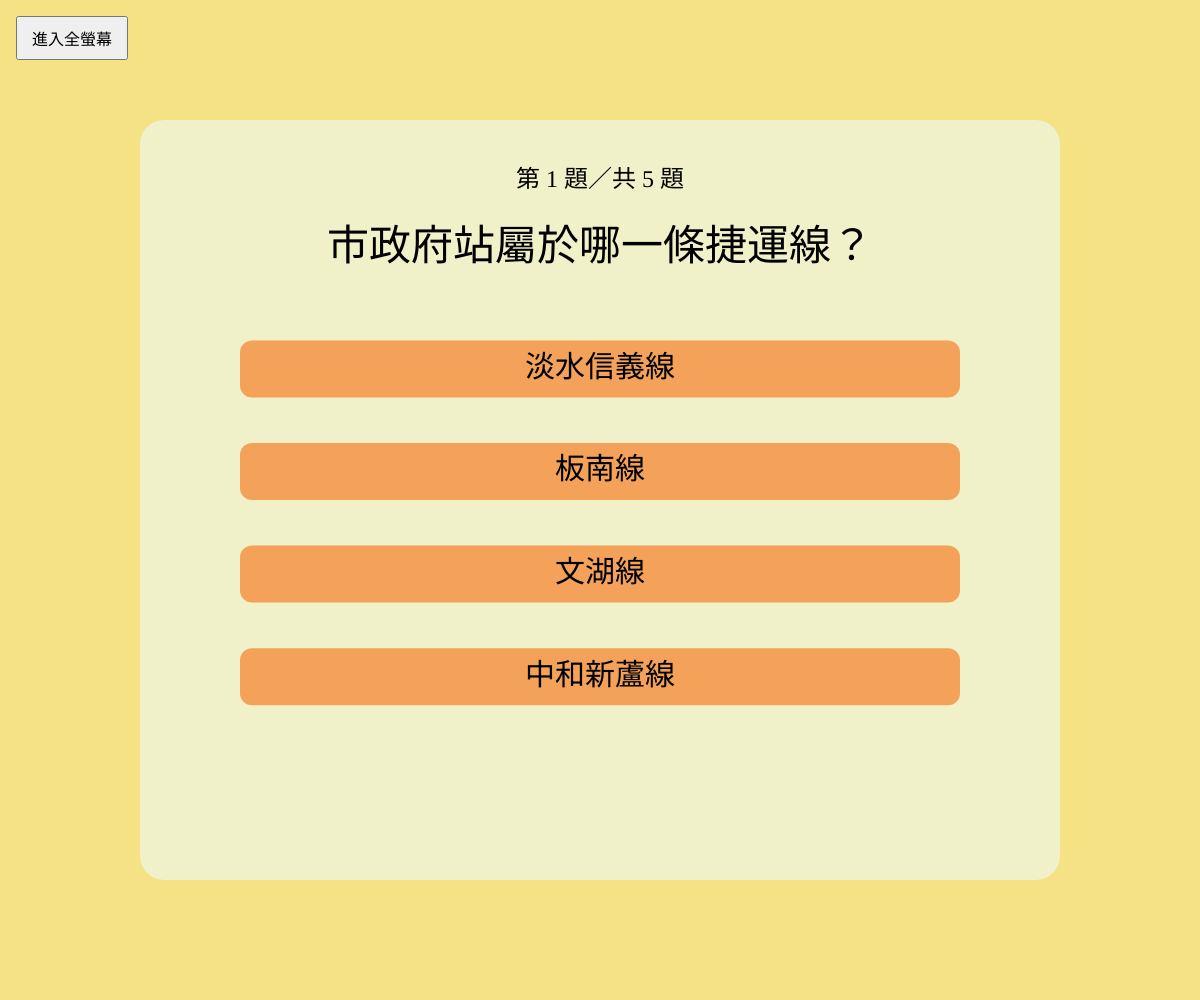
Frame 1 (no input)
Frame 60 (no input): identical to frame 1, image omitted
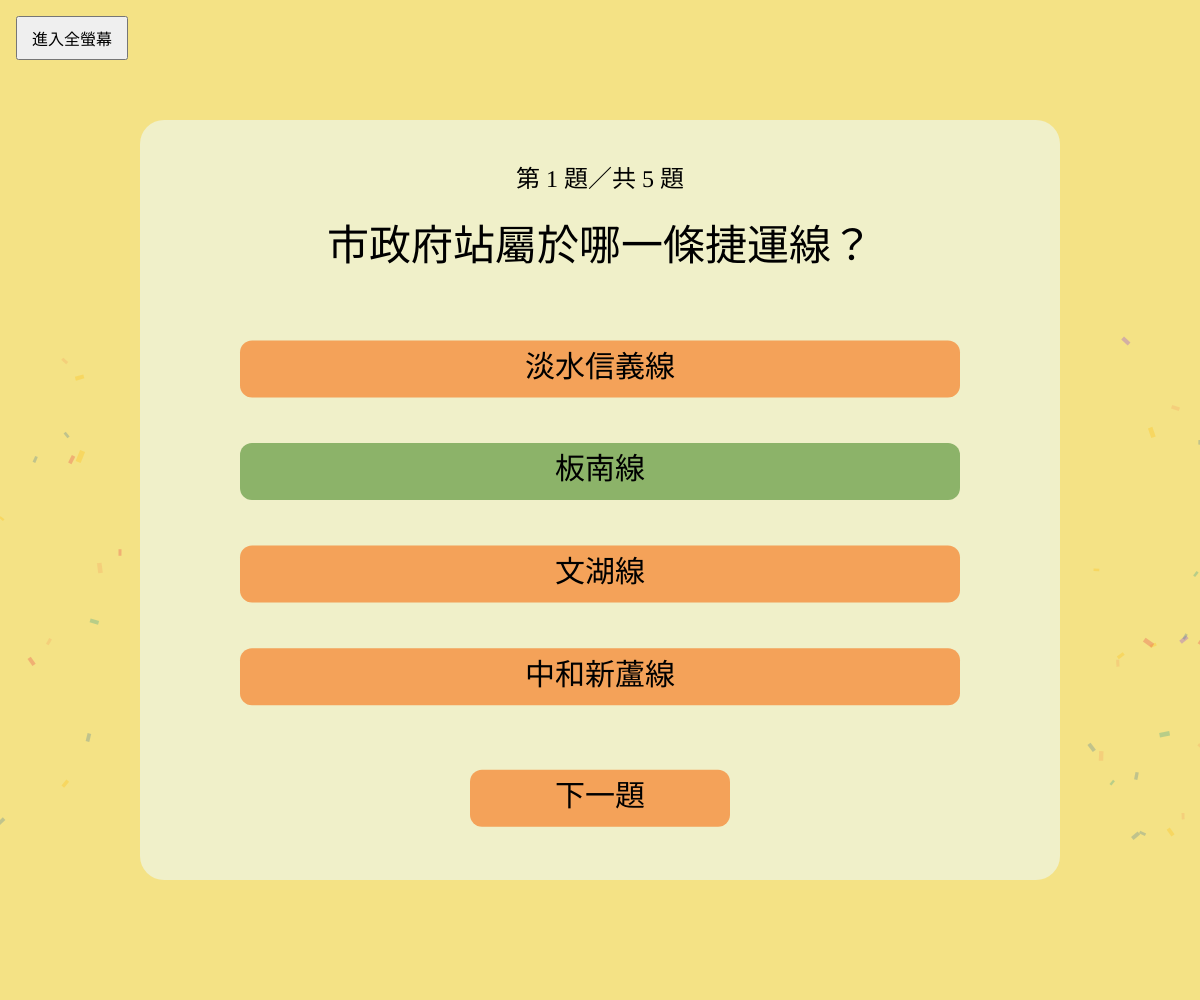
Frame 120 (the mouse pressed at the canvas centre since frame 60)

The p5.js sketch that drew these frames (run headless with seeded random() and noise() and a simulated clock; from frame 60 on, the mouse is pressed at the canvas centre):

// p5.js sketch
// ── sketch.js
// 建立響應式網頁設定
(function () {
  // 建立 viewport 標籤
  const viewport = document.createElement("meta");

  // 設定 viewport 標籤名稱
  viewport.name = "viewport";

  // 設定手機瀏覽器的縮放方式
  viewport.content = "width=device-width, initial-scale=1.0, maximum-scale=1.0, user-scalable=no";

  // 將 viewport 加入網頁 head
  document.head.appendChild(viewport);

  // 建立網頁樣式標籤
  const style = document.createElement("style");

  // 設定網頁樣式
  style.innerHTML = `
    html,
    body {
      margin: 0;
      padding: 0;
      width: 100%;
      height: 100%;
      overflow: hidden;
      background: #f4e285;
    }

    canvas {
      display: block;
      width: 100vw;
      height: 100vh;
      touch-action: none;
    }

    button {
      font-family: sans-serif;
    }
  `;

  // 將樣式加入網頁 head
  document.head.appendChild(style);
})();

// 宣告題目資料
const questions = [
  // 第一題
  {
    station: "市政府",
    correctLine: "板南線"
  },

  // 第二題
  {
    station: "南港",
    correctLine: "板南線"
  },

  // 第三題
  {
    station: "台北101／世貿",
    correctLine: "淡水信義線"
  },

  // 第四題
  {
    station: "象山",
    correctLine: "淡水信義線"
  },

  // 第五題
  {
    station: "龍山寺",
    correctLine: "板南線"
  }
];

// 宣告所有可使用的捷運路線
const allLines = [
  "板南線",
  "淡水信義線",
  "文湖線",
  "松山新店線",
  "中和新蘆線"
];

// 記錄目前題目編號
let currentQuestion = 0;

// 記錄答對題數
let score = 0;

// 記錄目前是否已經作答
let answered = false;

// 記錄使用者選擇的選項
let selectedOption = -1;

// 記錄答案是否正確
let answerIsCorrect = false;

// 記錄是否顯示結果畫面
let showResult = false;

// 記錄目前題目的選項
let options = [];

// 記錄每個選項的位置
let optionBoxes = [];

// 記錄內容面板位置與大小
let panelX = 0;
let panelY = 0;
let panelWidth = 0;
let panelHeight = 0;

// 記錄選項尺寸
let optionX = 0;
let optionWidth = 0;
let optionHeight = 0;
let optionGap = 0;
let optionStartY = 0;

// 記錄題目與選項文字大小
let questionFontSize = 0;
let optionFontSize = 0;
let smallFontSize = 0;

// 記錄下一題按鈕位置與大小
let nextButtonX = 0;
let nextButtonY = 0;
let nextButtonWidth = 0;
let nextButtonHeight = 0;

// 記錄重新開始按鈕位置與大小
let restartButtonX = 0;
let restartButtonY = 0;
let restartButtonWidth = 0;
let restartButtonHeight = 0;

// 記錄彩帶粒子
let confettiParticles = [];

// 記錄錯誤叉叉動畫
let wrongCrossEffects = [];

// 記錄上一次觸控時間
let lastTouchTime = 0;

// 記錄是否顯示全螢幕按鈕
let fullscreenButton;

// p5.js 初始化函式
function setup() {
  // 建立與瀏覽器視窗一樣大的畫布
  createCanvas(windowWidth, windowHeight);

  // 設定中文字型
  textFont("Noto Sans TC");

  // 設定矩形從左上角繪製
  rectMode(CORNER);

  // 預設不繪製外框
  noStroke();

  // 建立全螢幕按鈕
  fullscreenButton = createButton("進入全螢幕");

  // 設定全螢幕按鈕大小
  fullscreenButton.style("font-size", "16px");

  // 設定全螢幕按鈕內距
  fullscreenButton.style("padding", "8px 14px");

  // 設定全螢幕按鈕位置
  fullscreenButton.position(16, 16);

  // 設定全螢幕按鈕點擊事件
  fullscreenButton.mousePressed(toggleFullscreen);

  // 初始化題目
  initializeQuestion();

  // 計算響應式版面
  updateLayout();
}

// 切換全螢幕模式
function toggleFullscreen() {
  // 取得目前全螢幕狀態
  const currentState = fullscreen();

  // 切換全螢幕狀態
  fullscreen(!currentState);

  // 如果即將進入全螢幕，隱藏按鈕
  if (!currentState) {
    fullscreenButton.hide();
  } else {
    // 如果即將離開全螢幕，顯示按鈕
    fullscreenButton.show();
  }
}

// 當視窗大小變更時執行
function windowResized() {
  // 重新調整畫布大小
  resizeCanvas(windowWidth, windowHeight);

  // 重新計算響應式版面
  updateLayout();
}

// 計算響應式版面
function updateLayout() {
  // 取得螢幕寬高比例
  const screenRatio = width / height;

  // 判斷是否為手機直向畫面
  const isPortrait = height > width;

  // 設定面板寬度
  panelWidth = min(width * 0.92, 920);

  // 設定面板高度
  panelHeight = min(height * 0.88, 760);

  // 手機直向時縮小面板高度
  if (isPortrait && height < 720) {
    panelHeight = height * 0.94;
  }

  // 確保面板不超出畫面高度
  panelHeight = min(panelHeight, height - 20);

  // 計算面板水平位置
  panelX = (width - panelWidth) / 2;

  // 計算面板垂直位置
  panelY = (height - panelHeight) / 2;

  // 設定題目文字大小
  questionFontSize = constrain(
    min(width * 0.045, height * 0.055),
    20,
    42
  );

  // 手機直向時縮小題目字體
  if (isPortrait && height < 700) {
    questionFontSize = constrain(height * 0.038, 17, 28);
  }

  // 設定選項文字大小
  optionFontSize = constrain(
    min(width * 0.032, height * 0.042),
    16,
    30
  );

  // 手機直向時縮小選項文字
  if (isPortrait && height < 700) {
    optionFontSize = constrain(height * 0.027, 15, 22);
  }

  // 設定小型文字大小
  smallFontSize = constrain(
    min(width * 0.022, height * 0.03),
    14,
    24
  );

  // 設定選項寬度
  optionWidth = min(panelWidth * 0.82, 720);

  // 計算選項水平位置
  optionX = width / 2 - optionWidth / 2;

  // 設定選項高度
  optionHeight = max(optionFontSize * 1.9, 46);

  // 手機直向時縮小選項高度
  if (isPortrait && height < 700) {
    optionHeight = max(optionFontSize * 1.65, 42);
  }

  // 計算可使用的選項區域高度
  const availableOptionHeight = panelHeight * 0.48;

  // 計算四個選項之間的合理間距
  optionGap = (availableOptionHeight - optionHeight * 4) / 3;

  // 設定選項間距的最小值
  optionGap = max(optionGap, 8);

  // 手機小螢幕時進一步縮小間距
  if (isPortrait && height < 700) {
    optionGap = 8;
  }

  // 計算選項起始位置
  optionStartY = panelY + panelHeight * 0.29;

  // 設定下一題按鈕寬度
  nextButtonWidth = min(panelWidth * 0.38, 260);

  // 設定下一題按鈕高度
  nextButtonHeight = max(optionHeight, 44);

  // 計算下一題按鈕水平位置
  nextButtonX = width / 2 - nextButtonWidth / 2;

  // 計算下一題按鈕垂直位置
  nextButtonY = panelY + panelHeight - nextButtonHeight - panelHeight * 0.07;

  // 設定重新開始按鈕寬度
  restartButtonWidth = nextButtonWidth;

  // 設定重新開始按鈕高度
  restartButtonHeight = nextButtonHeight;

  // 計算重新開始按鈕水平位置
  restartButtonX = width / 2 - restartButtonWidth / 2;

  // 計算重新開始按鈕垂直位置
  restartButtonY = panelY + panelHeight * 0.67;

  // 重新計算選項位置
  calculateOptionBoxes();
}

// 計算所有選項的位置
function calculateOptionBoxes() {
  // 清除舊的選項位置資料
  optionBoxes = [];

  // 逐一建立四個選項的位置資料
  for (let i = 0; i < 4; i++) {
    // 計算選項垂直位置
    const y = optionStartY + i * (optionHeight + optionGap);

    // 將選項位置加入陣列
    optionBoxes.push({
      x: optionX,
      y: y,
      width: optionWidth,
      height: optionHeight,
      drawnY: y
    });
  }
}

// 初始化題目
function initializeQuestion() {
  // 設定尚未作答
  answered = false;

  // 清除選擇的選項
  selectedOption = -1;

  // 清除答案正確狀態
  answerIsCorrect = false;

  // 清除彩帶
  confettiParticles = [];

  // 清除叉叉
  wrongCrossEffects = [];

  // 取得正確路線
  const correctLine = questions[currentQuestion].correctLine;

  // 取得所有錯誤路線
  const incorrectLines = allLines.filter(
    line => line !== correctLine
  );

  // 將錯誤路線隨機排序
  shuffle(incorrectLines, true);

  // 建立四個選項
  options = [
    correctLine,
    incorrectLines[0],
    incorrectLines[1],
    incorrectLines[2]
  ];

  // 將四個選項隨機排序
  shuffle(options, true);

  // 確保版面資料同步更新
  updateLayout();
}

// p5.js 主要繪圖函式
function draw() {
  // 繪製背景顏色
  background("#f4e285");

  // 如果正在顯示結果畫面
  if (showResult) {
    // 繪製結果畫面
    drawResultScreen();
  } else {
    // 繪製測驗畫面
    drawQuizScreen();
  }

  // 更新彩帶動畫
  updateConfetti();

  // 更新錯誤叉叉動畫
  updateWrongCrosses();
}

// 繪製測驗畫面
function drawQuizScreen() {
  // 繪製內容面板
  fill("#f0f0c9");

  // 移除面板外框
  noStroke();

  // 繪製面板
  rect(
    panelX,
    panelY,
    panelWidth,
    panelHeight,
    24
  );

  // 設定文字置中
  textAlign(CENTER, CENTER);

  // 設定文字顏色
  fill("#000000");

  // 設定題號文字大小
  textSize(smallFontSize);

  // 顯示題號
  text(
    "第 " + (currentQuestion + 1) + " 題／共 " + questions.length + " 題",
    width / 2,
    panelY + panelHeight * 0.08
  );

  // 設定題目文字大小
  textSize(questionFontSize);

  // 顯示題目
  text(
    questions[currentQuestion].station + "站屬於哪一條捷運線？",
    width / 2,
    panelY + panelHeight * 0.17
  );

  // 每次繪製前重新計算選項位置
  calculateOptionBoxes();

  // 繪製四個選項
  for (let i = 0; i < 4; i++) {
    // 取得目前選項資料
    const box = optionBoxes[i];

    // 判斷是否為正確答案
    const isCorrect =
      options[i] === questions[currentQuestion].correctLine;

    // 設定選項上下跳動量
    let jumpOffset = 0;

    // 設定選項預設顏色
    let optionColor = "#f4a259";

    // 如果已經作答
    if (answered) {
      // 如果是正確答案
      if (isCorrect) {
        // 設定正確答案顏色
        optionColor = "#8cb369";

        // 答錯時讓正確答案上下跳動
        if (!answerIsCorrect) {
          jumpOffset = sin(frameCount * 0.22) * 10;
        }
      }

      // 如果是使用者選錯的選項
      if (!answerIsCorrect && i === selectedOption) {
        // 設定錯誤選項顏色
        optionColor = "#bc4b51";
      }
    }

    // 更新實際繪製的 Y 座標
    box.drawnY = box.y + jumpOffset;

    // 設定選項顏色
    fill(optionColor);

    // 繪製選項方塊
    rect(
      box.x,
      box.drawnY,
      box.width,
      box.height,
      12
    );

    // 設定選項文字顏色
    fill("#000000");

    // 設定選項文字大小
    textSize(optionFontSize);

    // 顯示選項文字
    text(
      options[i],
      width / 2,
      box.drawnY + box.height / 2
    );
  }

  // 如果已作答，顯示下一題按鈕
  if (answered) {
    // 繪製下一題按鈕
    drawNextButton();
  }
}

// 繪製下一題按鈕
function drawNextButton() {
  // 設定按鈕顏色
  fill("#f4a259");

  // 繪製按鈕
  rect(
    nextButtonX,
    nextButtonY,
    nextButtonWidth,
    nextButtonHeight,
    12
  );

  // 設定按鈕文字顏色
  fill("#000000");

  // 設定按鈕文字大小
  textSize(optionFontSize);

  // 判斷目前是否為最後一題
  if (currentQuestion === questions.length - 1) {
    // 顯示查看結果
    text(
      "查看結果",
      width / 2,
      nextButtonY + nextButtonHeight / 2
    );
  } else {
    // 顯示下一題
    text(
      "下一題",
      width / 2,
      nextButtonY + nextButtonHeight / 2
    );
  }
}

// 繪製結果畫面
function drawResultScreen() {
  // 繪製結果面板
  fill("#f0f0c9");

  // 繪製面板
  rect(
    panelX,
    panelY,
    panelWidth,
    panelHeight,
    24
  );

  // 設定文字置中
  textAlign(CENTER, CENTER);

  // 設定文字顏色
  fill("#000000");

  // 設定標題文字大小
  textSize(questionFontSize * 1.2);

  // 顯示結束文字
  text(
    "測驗結束！",
    width / 2,
    panelY + panelHeight * 0.28
  );

  // 設定成績文字大小
  textSize(questionFontSize);

  // 顯示答對題數
  text(
    "你答對了 " + score + "／" + questions.length + " 題",
    width / 2,
    panelY + panelHeight * 0.43
  );

  // 設定重新開始按鈕顏色
  fill("#f4a259");

  // 繪製重新開始按鈕
  rect(
    restartButtonX,
    restartButtonY,
    restartButtonWidth,
    restartButtonHeight,
    12
  );

  // 設定重新開始文字顏色
  fill("#000000");

  // 設定重新開始文字大小
  textSize(optionFontSize);

  // 顯示重新開始
  text(
    "重新開始",
    width / 2,
    restartButtonY + restartButtonHeight / 2
  );
}

// 處理滑鼠點擊
function mousePressed() {
  // 取得目前時間
  const currentTime = millis();

  // 如果剛剛已經觸控過，就避免瀏覽器再次觸發滑鼠事件
  if (currentTime - lastTouchTime < 400) {
    return false;
  }

  // 處理點擊位置
  handleClick(mouseX, mouseY);

  // 阻止瀏覽器預設行為
  return false;
}

// 處理觸控事件
function touchStarted() {
  // 記錄目前觸控時間
  lastTouchTime = millis();

  // 如果沒有觸控點，就結束處理
  if (touches.length === 0) {
    return false;
  }

  // 取得第一個觸控點
  const touchPoint = touches[0];

  // 處理觸控位置
  handleClick(touchPoint.x, touchPoint.y);

  // 阻止瀏覽器預設行為
  return false;
}

// 處理滑鼠與觸控點擊
function handleClick(x, y) {
  // 如果正在顯示結果畫面
  if (showResult) {
    // 判斷是否點擊重新開始按鈕
    if (
      x >= restartButtonX &&
      x <= restartButtonX + restartButtonWidth &&
      y >= restartButtonY &&
      y <= restartButtonY + restartButtonHeight
    ) {
      // 回到第一題
      currentQuestion = 0;

      // 將分數歸零
      score = 0;

      // 關閉結果畫面
      showResult = false;

      // 初始化題目
      initializeQuestion();
    }

    // 結果畫面處理結束
    return;
  }

  // 如果尚未作答
  if (!answered) {
    // 逐一檢查四個選項
    for (let i = 0; i < optionBoxes.length; i++) {
      // 取得目前選項
      const box = optionBoxes[i];

      // 判斷點擊是否落在選項內
      if (
        x >= box.x &&
        x <= box.x + box.width &&
        y >= box.y &&
        y <= box.y + box.height
      ) {
        // 記錄選擇的選項
        selectedOption = i;

        // 設定已經作答
        answered = true;

        // 判斷答案是否正確
        answerIsCorrect =
          options[i] === questions[currentQuestion].correctLine;

        // 如果答對
        if (answerIsCorrect) {
          // 增加分數
          score++;

          // 從選項左右兩側產生彩帶
          spawnConfetti(box);
        } else {
          // 從錯誤選項左右兩側產生叉叉
          spawnWrongCrosses(box);
        }

        // 重新繪製畫面
        redraw();

        // 結束點擊處理
        return;
      }
    }

    // 尚未作答時不處理其他區域
    return;
  }

  // 判斷是否點擊下一題按鈕
  if (
    x >= nextButtonX &&
    x <= nextButtonX + nextButtonWidth &&
    y >= nextButtonY &&
    y <= nextButtonY + nextButtonHeight
  ) {
    // 如果還有下一題
    if (currentQuestion < questions.length - 1) {
      // 進入下一題
      currentQuestion++;

      // 初始化下一題
      initializeQuestion();
    } else {
      // 最後一題完成後顯示結果
      showResult = true;

      // 清除特效
      confettiParticles = [];
      wrongCrossEffects = [];
    }

    // 重新繪製畫面
    redraw();
  }
}

// 產生彩帶效果
function spawnConfetti(box) {
  // 清除舊彩帶
  confettiParticles = [];

  // 產生 100 個彩帶粒子
  for (let i = 0; i < 100; i++) {
    // 隨機決定從左側或右側噴出
    const side = random() < 0.5 ? -1 : 1;

    // 設定起始 X 座標
    const startX =
      side === -1
        ? box.x
        : box.x + box.width;

    // 設定起始 Y 座標
    const startY = box.drawnY + box.height / 2;

    // 建立彩帶粒子
    confettiParticles.push({
      // 設定粒子 X 座標
      x: startX,

      // 設定粒子 Y 座標
      y: startY,

      // 設定水平速度
      velocityX: side * random(2, 7),

      // 設定垂直速度
      velocityY: random(-8, 1),

      // 設定粒子大小
      size: random(5, 12),

      // 設定旋轉角度
      angle: random(TWO_PI),

      // 設定旋轉速度
      rotationSpeed: random(-0.2, 0.2),

      // 設定粒子顏色
      particleColor: random([
        "#e63946",
        "#457b9d",
        "#2a9d8f",
        "#f4a261",
        "#8338ec",
        "#ffbe0b"
      ]),

      // 設定透明度
      alpha: 255
    });
  }
}

// 更新彩帶動畫
function updateConfetti() {
  // 逐一處理彩帶
  for (let i = confettiParticles.length - 1; i >= 0; i--) {
    // 取得目前彩帶
    const particle = confettiParticles[i];

    // 加入重力
    particle.velocityY += 0.18;

    // 更新水平位置
    particle.x += particle.velocityX;

    // 更新垂直位置
    particle.y += particle.velocityY;

    // 更新旋轉角度
    particle.angle += particle.rotationSpeed;

    // 降低透明度
    particle.alpha -= 3;

    // 儲存畫布狀態
    push();

    // 移動到粒子位置
    translate(particle.x, particle.y);

    // 旋轉粒子
    rotate(particle.angle);

    // 取得粒子顏色
    const particleColor = color(particle.particleColor);

    // 設定粒子顏色與透明度
    fill(
      red(particleColor),
      green(particleColor),
      blue(particleColor),
      particle.alpha
    );

    // 移除外框
    noStroke();

    // 繪製彩帶
    rect(
      0,
      0,
      particle.size,
      particle.size * 0.45
    );

    // 還原畫布狀態
    pop();

    // 如果粒子已經消失，就移除
    if (
      particle.alpha <= 0 ||
      particle.y > height + 80
    ) {
      confettiParticles.splice(i, 1);
    }
  }
}

// 產生錯誤叉叉
function spawnWrongCrosses(box) {
  // 清除舊錯誤叉叉
  wrongCrossEffects = [];

  // 建立一個新的叉叉效果
  wrongCrossEffects.push({
    // 記錄開始時間
    startTime: millis(),

    // 記錄錯誤選項位置
    box: box,

    // 記錄叉叉資料
    crosses: [],

    // 記錄下一批產生時間
    nextSpawnTime: 0
  });
}

// 更新叉叉動畫
function updateWrongCrosses() {
  // 逐一處理叉叉效果
  for (const effect of wrongCrossEffects) {
    // 計算動畫經過時間
    const elapsed = millis() - effect.startTime;

    // 1.5 秒內分批產生叉叉
    if (
      elapsed < 1500 &&
      elapsed >= effect.nextSpawnTime
    ) {
      // 隨機決定本批叉叉數量
      const amount = floor(random(3, 7));

      // 建立本批叉叉
      for (let i = 0; i < amount; i++) {
        // 隨機決定叉叉出現在左側或右側
        const side = random() < 0.5 ? -1 : 1;

        // 設定叉叉水平位置
        const crossX =
          side === -1
            ? effect.box.x - random(20, 90)
            : effect.box.x + effect.box.width + random(20, 90);

        // 設定叉叉垂直位置
        const crossY =
          effect.box.drawnY +
          effect.box.height / 2 +
          random(-effect.box.height, effect.box.height);

        // 將叉叉加入陣列
        effect.crosses.push({
          // 設定叉叉 X 座標
          x: crossX,

          // 設定叉叉 Y 座標
          y: crossY,

          // 設定叉叉大小
          size: random(5, 11),

          // 設定叉叉出現時間
          bornTime: millis(),

          // 設定叉叉透明度
          alpha: 255
        });
      }

      // 設定下一批叉叉的出現時間
      effect.nextSpawnTime += 160;
    }

    // 逐一繪製叉叉
    for (const cross of effect.crosses) {
      // 計算叉叉存在時間
      const age = millis() - cross.bornTime;

      // 讓叉叉逐漸消失
      cross.alpha = map(age, 0, 1500, 255, 0);

      // 儲存畫布狀態
      push();

      // 設定叉叉顏色
      stroke(188, 75, 81, cross.alpha);

      // 設定叉叉線條粗細
      strokeWeight(3);

      // 繪製第一條斜線
      line(
        cross.x - cross.size,
        cross.y - cross.size,
        cross.x + cross.size,
        cross.y + cross.size
      );

      // 繪製第二條斜線
      line(
        cross.x - cross.size,
        cross.y + cross.size,
        cross.x + cross.size,
        cross.y - cross.size
      );

      // 還原畫布狀態
      pop();
    }

    // 移除已經消失的叉叉
    effect.crosses = effect.crosses.filter(
      cross => millis() - cross.bornTime < 1500
    );
  }

  // 移除已完成的叉叉效果
  wrongCrossEffects = wrongCrossEffects.filter(
    effect =>
      millis() - effect.startTime < 1500 ||
      effect.crosses.length > 0
  );
}
